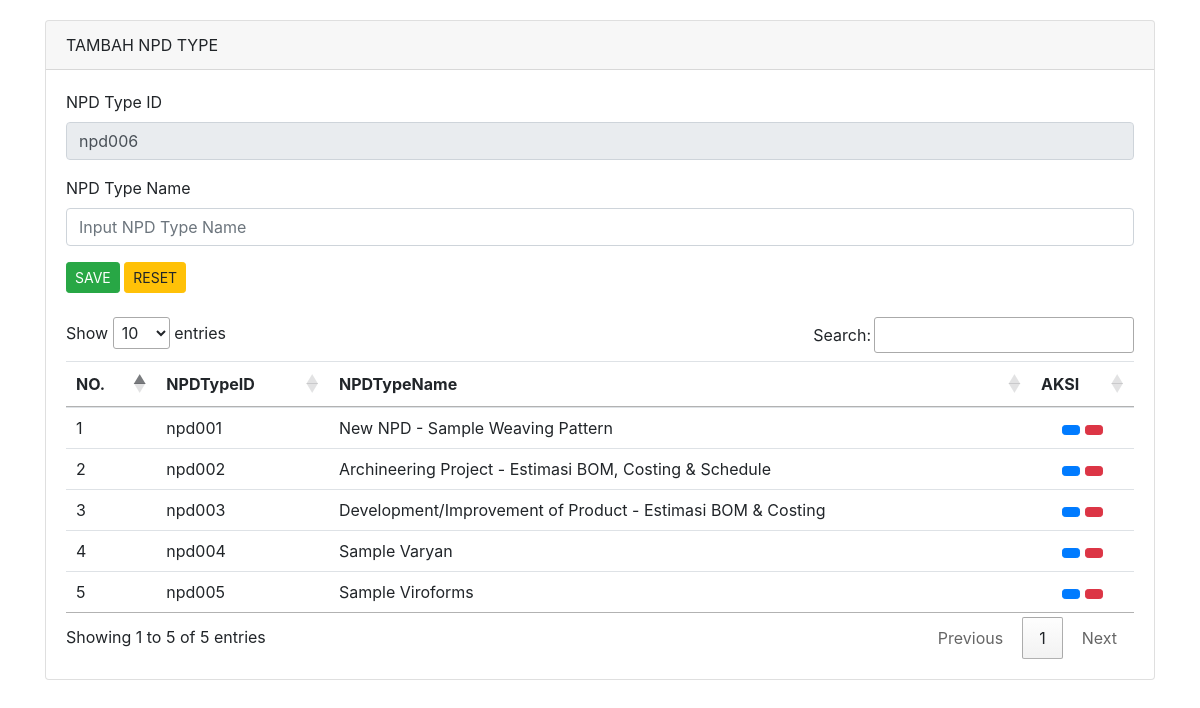
Screenshot of /pages/admin/npd-type/index.php with the database file from the repository.
### tables this page shows
CREATE TABLE `npdtype` (
  `NPDTypeID` varchar(15) NOT NULL,
  `NPDTypeName` varchar(500) NOT NULL
);

### pages/admin/npd-type/index.php (the view, shortened to what this page needs)
<!doctype html>
<html lang="en">
  <head>
    <link rel="stylesheet" href="https://stackpath.bootstrapcdn.com/bootstrap/4.4.1/css/bootstrap.min.css">
    <link rel="stylesheet" href="//cdn.datatables.net/1.10.20/css/jquery.dataTables.min.css">
  </head>
  <body>
    <?php
	include 'config/database.php';
  $query5 = "SELECT max(NPDTypeID) as kodeTerbesar FROM npdtype";
  $hasil = mysqli_query($kon,$query5);
	$data5 = mysqli_fetch_array($hasil);
	$kodeBarang = $data5['kodeTerbesar'];
	$urutan = (int) substr($kodeBarang, 3, 5);
	$urutan++;
	$huruf = "npd";
	$kodeBarang = $huruf . sprintf("%03s", $urutan);
	?>
    <div class="container" style="margin-top: 20px">
      <div class="row">
        <div class="col-md-12">
          <div class="card">
            <div class="card-header">
              TAMBAH NPD TYPE
            </div>
            <div class="card-body">
             <form action="pages/admin/npd-type/npd-type-simpan.php"  method="POST">
                <div class="form-group">
                  <label>NPD Type ID</label>
                  <input type="text" name="NPDTypeID"  required="required" value="<?php echo $kodeBarang ?>" class="form-control" readonly>
                </div>
                <div class="form-group">
                  <label>NPD Type Name</label>
                  <input type="text" name="NPDTypeName" placeholder="Input NPD Type Name" class="form-control">
                </div>
                <button type="submit" class="btn btn-sm btn-success">SAVE</button>
                <button type="reset" class="btn btn-sm btn-warning">RESET</button>
              </form>
              <br/>
              <div class="table-responsive">
              <table class="table table-hover" id="deptTable">
                <thead>
                  <tr>
                    <th scope="col">NO.</th>
                    <th scope="col">NPDTypeID</th>
                    <th scope="col">NPDTypeName</th>
                    <th scope="col">AKSI</th>
                  </tr>
                </thead>
                <tbody>
                  <?php
                      include 'config/database.php';
                      $no = 1;
                      $query = mysqli_query($kon,"SELECT * FROM npdtype");
                      while($row = mysqli_fetch_array($query)){
                  ?>
                  <tr>
                      <td><?php echo $no++ ?></td>
                      <td><?php echo $row['NPDTypeID'] ?></td>
                      <td><?php echo $row['NPDTypeName'] ?></td>
                      <td class="text-center">
                        <a href="pages/admin/npd-type/npd-type-edit.php?id=<?php echo $row['NPDTypeID'] ?>" class="btn btn-sm btn-primary"><i class="fa fa-regular fa-edit"></i></a>
                        <a href="pages/admin/npd-type/npd-type-hapus.php?id=<?php echo $row['NPDTypeID'] ?>&name=<?php echo $row['NPDTypeName'] ?>" class="btn btn-sm btn-danger"><i class="fa fa-regular fa-trash"></i></a>
                      </td>
                  </tr>
                <?php } ?>
                </tbody>
              </table>
              </div>
            </div>
          </div>
      </div>
    </div>
  </body>
</html>

### rows the page displays
npdtype: NPDTypeID "npd001", NPDTypeName "New NPD - Sample Weaving Pattern"
npdtype: NPDTypeID "npd002", NPDTypeName "Archineering Project - Estimasi BOM, Costing & Schedule"
npdtype: NPDTypeID "npd003", NPDTypeName "Development/Improvement of Product - Estimasi BOM & Costing"
npdtype: NPDTypeID "npd004", NPDTypeName "Sample Varyan"
npdtype: NPDTypeID "npd005", NPDTypeName "Sample Viroforms"
